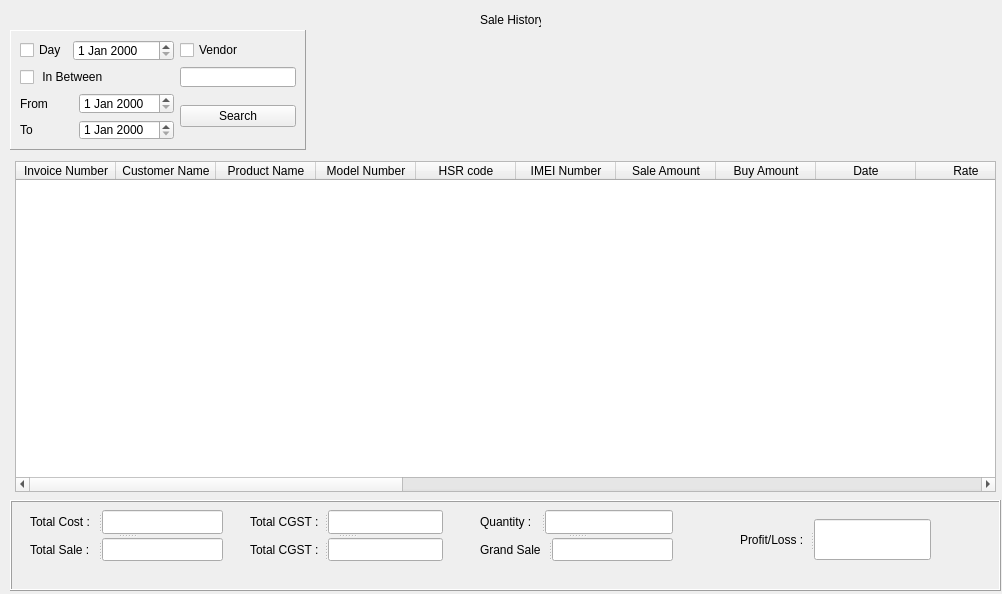
<?xml version="1.0" encoding="UTF-8"?>
<ui version="4.0">
 <class>Form</class>
 <widget class="QWidget" name="Form">
  <property name="geometry">
   <rect>
    <x>0</x>
    <y>0</y>
    <width>1002</width>
    <height>594</height>
   </rect>
  </property>
  <property name="windowTitle">
   <string>Form</string>
  </property>
  <widget class="QTableWidget" name="tableWidget">
   <property name="geometry">
    <rect>
     <x>15</x>
     <y>161</y>
     <width>981</width>
     <height>331</height>
    </rect>
   </property>
   <column>
    <property name="text">
     <string>Invoice Number</string>
    </property>
   </column>
   <column>
    <property name="text">
     <string>Customer Name</string>
    </property>
   </column>
   <column>
    <property name="text">
     <string>Product Name</string>
    </property>
   </column>
   <column>
    <property name="text">
     <string>Model Number</string>
    </property>
   </column>
   <column>
    <property name="text">
     <string>HSR code</string>
    </property>
   </column>
   <column>
    <property name="text">
     <string>IMEI Number</string>
    </property>
   </column>
   <column>
    <property name="text">
     <string>Sale Amount</string>
    </property>
   </column>
   <column>
    <property name="text">
     <string>Buy Amount</string>
    </property>
   </column>
   <column>
    <property name="text">
     <string>Date</string>
    </property>
   </column>
   <column>
    <property name="text">
     <string>Rate</string>
    </property>
   </column>
   <column>
    <property name="text">
     <string>Quantity</string>
    </property>
   </column>
   <column>
    <property name="text">
     <string>SGST Amount</string>
    </property>
   </column>
   <column>
    <property name="text">
     <string>CGST Amount</string>
    </property>
   </column>
   <column>
    <property name="text">
     <string>Grand Amount</string>
    </property>
   </column>
   <column>
    <property name="text">
     <string>Address</string>
    </property>
   </column>
   <column>
    <property name="text">
     <string>Phone Number</string>
    </property>
   </column>
   <column>
    <property name="text">
     <string>PAN</string>
    </property>
   </column>
   <column>
    <property name="text">
     <string>PIN</string>
    </property>
   </column>
   <column>
    <property name="text">
     <string>Payment Mode</string>
    </property>
   </column>
   <column>
    <property name="text">
     <string>GST TIN Number</string>
    </property>
   </column>
   <column>
    <property name="text">
     <string>VAT TIN Number</string>
    </property>
   </column>
   <column>
    <property name="text">
     <string>State</string>
    </property>
   </column>
   <column>
    <property name="text">
     <string>Vendor</string>
    </property>
   </column>
  </widget>
  <widget class="QFrame" name="frame">
   <property name="geometry">
    <rect>
     <x>10</x>
     <y>30</y>
     <width>296</width>
     <height>120</height>
    </rect>
   </property>
   <property name="frameShape">
    <enum>QFrame::Panel</enum>
   </property>
   <property name="frameShadow">
    <enum>QFrame::Raised</enum>
   </property>
   <layout class="QGridLayout" name="gridLayout">
    <item row="0" column="0">
     <widget class="QCheckBox" name="checkBox">
      <property name="text">
       <string>Day</string>
      </property>
     </widget>
    </item>
    <item row="0" column="1" colspan="2">
     <widget class="QDateEdit" name="dateEdit"/>
    </item>
    <item row="0" column="3">
     <widget class="QCheckBox" name="checkBox_3">
      <property name="text">
       <string>Vendor</string>
      </property>
     </widget>
    </item>
    <item row="1" column="0" colspan="3">
     <widget class="QCheckBox" name="checkBox_2">
      <property name="text">
       <string> In Between</string>
      </property>
     </widget>
    </item>
    <item row="1" column="3">
     <widget class="QLineEdit" name="lineEdit"/>
    </item>
    <item row="2" column="0" colspan="2">
     <widget class="QLabel" name="label_2">
      <property name="text">
       <string>From </string>
      </property>
     </widget>
    </item>
    <item row="2" column="2" rowspan="2">
     <layout class="QVBoxLayout" name="verticalLayout">
      <item>
       <widget class="QDateEdit" name="dateEdit_2"/>
      </item>
      <item>
       <widget class="QDateEdit" name="dateEdit_3"/>
      </item>
     </layout>
    </item>
    <item row="2" column="3" rowspan="2">
     <widget class="QPushButton" name="pushButton">
      <property name="text">
       <string>Search</string>
      </property>
     </widget>
    </item>
    <item row="3" column="0">
     <widget class="QLabel" name="label_3">
      <property name="text">
       <string>To </string>
      </property>
     </widget>
    </item>
   </layout>
  </widget>
  <widget class="QLabel" name="label">
   <property name="geometry">
    <rect>
     <x>480</x>
     <y>10</y>
     <width>61</width>
     <height>20</height>
    </rect>
   </property>
   <property name="text">
    <string>Sale History</string>
   </property>
  </widget>
  <widget class="QFrame" name="frame_2">
   <property name="geometry">
    <rect>
     <x>10</x>
     <y>500</y>
     <width>991</width>
     <height>91</height>
    </rect>
   </property>
   <property name="frameShape">
    <enum>QFrame::Box</enum>
   </property>
   <property name="frameShadow">
    <enum>QFrame::Raised</enum>
   </property>
   <widget class="QSplitter" name="splitter_10">
    <property name="geometry">
     <rect>
      <x>20</x>
      <y>10</y>
      <width>193</width>
      <height>51</height>
     </rect>
    </property>
    <property name="orientation">
     <enum>Qt::Vertical</enum>
    </property>
    <widget class="QSplitter" name="splitter_11">
     <property name="orientation">
      <enum>Qt::Horizontal</enum>
     </property>
     <widget class="QLabel" name="label_8">
      <property name="text">
       <string>Total Cost :</string>
      </property>
     </widget>
     <widget class="QLineEdit" name="lineEdit_6"/>
    </widget>
    <widget class="QSplitter" name="splitter_12">
     <property name="orientation">
      <enum>Qt::Horizontal</enum>
     </property>
     <widget class="QLabel" name="label_9">
      <property name="text">
       <string>Total Sale :</string>
      </property>
     </widget>
     <widget class="QLineEdit" name="lineEdit_7"/>
    </widget>
   </widget>
   <widget class="QSplitter" name="splitter_13">
    <property name="geometry">
     <rect>
      <x>470</x>
      <y>10</y>
      <width>193</width>
      <height>51</height>
     </rect>
    </property>
    <property name="orientation">
     <enum>Qt::Vertical</enum>
    </property>
    <widget class="QSplitter" name="splitter_14">
     <property name="orientation">
      <enum>Qt::Horizontal</enum>
     </property>
     <widget class="QLabel" name="label_10">
      <property name="text">
       <string>Quantity :</string>
      </property>
     </widget>
     <widget class="QLineEdit" name="lineEdit_8"/>
    </widget>
    <widget class="QSplitter" name="splitter_15">
     <property name="orientation">
      <enum>Qt::Horizontal</enum>
     </property>
     <widget class="QLabel" name="label_11">
      <property name="text">
       <string>Grand Sale</string>
      </property>
     </widget>
     <widget class="QLineEdit" name="lineEdit_9"/>
    </widget>
   </widget>
   <widget class="QSplitter" name="splitter_9">
    <property name="geometry">
     <rect>
      <x>240</x>
      <y>10</y>
      <width>193</width>
      <height>51</height>
     </rect>
    </property>
    <property name="orientation">
     <enum>Qt::Vertical</enum>
    </property>
    <widget class="QSplitter" name="splitter_8">
     <property name="orientation">
      <enum>Qt::Horizontal</enum>
     </property>
     <widget class="QLabel" name="label_6">
      <property name="text">
       <string>Total CGST :</string>
      </property>
     </widget>
     <widget class="QLineEdit" name="lineEdit_4"/>
    </widget>
    <widget class="QSplitter" name="splitter_7">
     <property name="orientation">
      <enum>Qt::Horizontal</enum>
     </property>
     <widget class="QLabel" name="label_7">
      <property name="text">
       <string>Total CGST :</string>
      </property>
     </widget>
     <widget class="QLineEdit" name="lineEdit_5"/>
    </widget>
   </widget>
   <widget class="QSplitter" name="splitter">
    <property name="geometry">
     <rect>
      <x>730</x>
      <y>19</y>
      <width>191</width>
      <height>41</height>
     </rect>
    </property>
    <property name="orientation">
     <enum>Qt::Horizontal</enum>
    </property>
    <widget class="QLabel" name="label_4">
     <property name="text">
      <string>Profit/Loss :</string>
     </property>
    </widget>
    <widget class="QLineEdit" name="lineEdit_2"/>
   </widget>
  </widget>
 </widget>
 <resources/>
 <connections/>
</ui>
